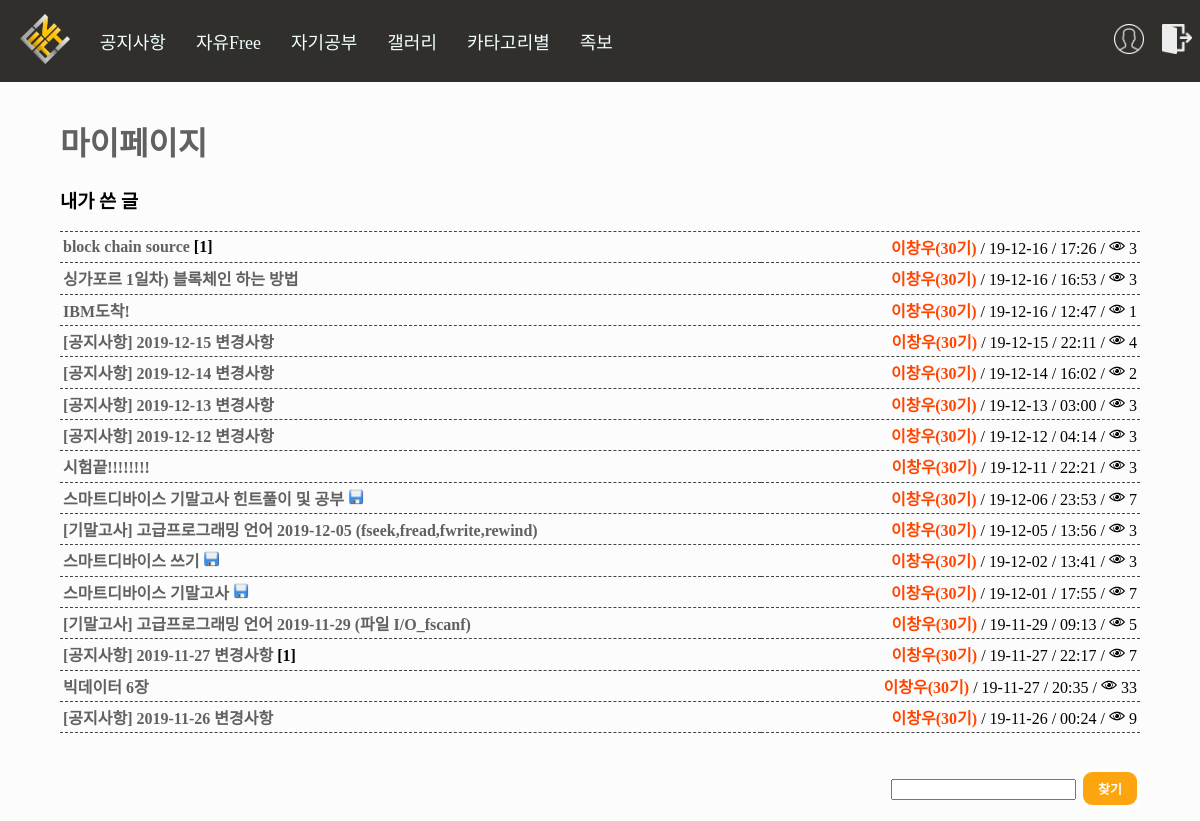
Page /account/myboard/ (signed in) on the earlier database version.
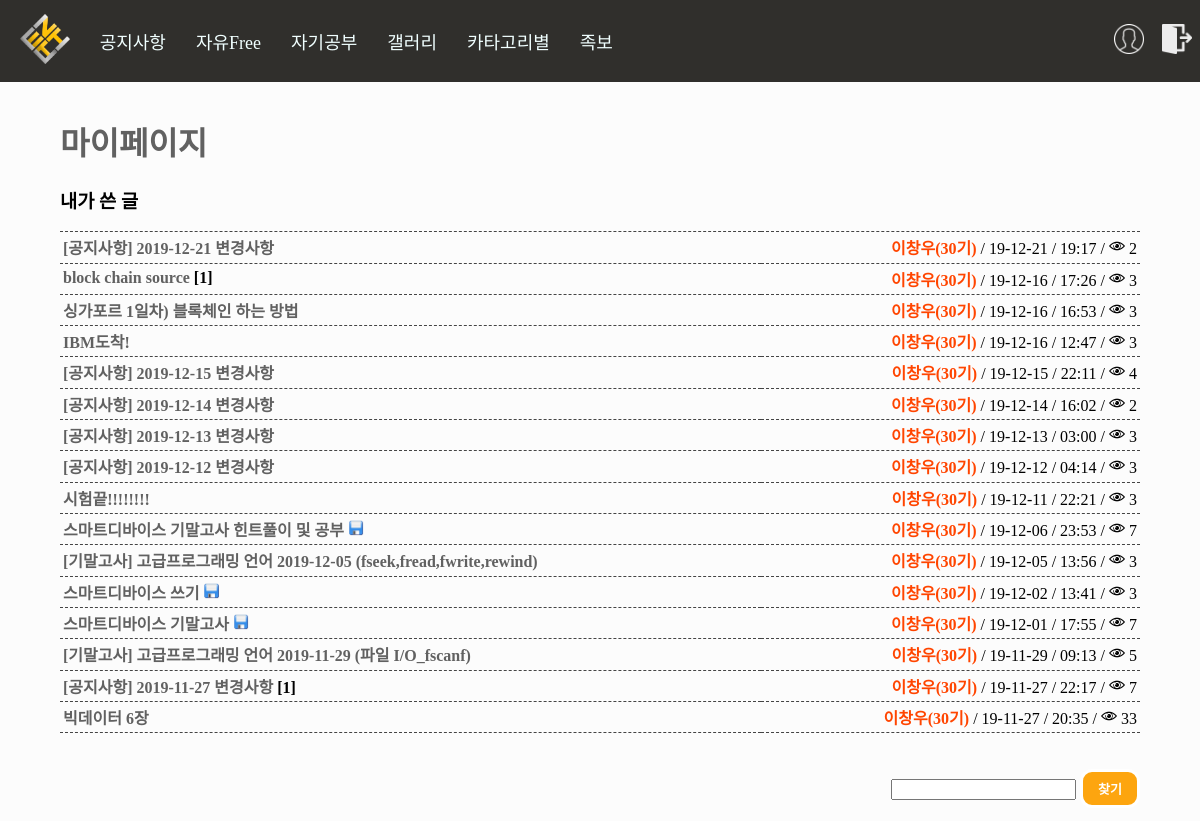
Same page on the later database version.
### board/models.py (models this page shows, shortened)
class Board(models.Model):
    Title = models.CharField(max_length=50) #제목
    Body = models.TextField() #내용
    Created_at = models.DateTimeField(auto_now_add=True) #생성 일자 및 시간
    Updated_at = models.DateTimeField(auto_now=True) #수정 일자 및 시간
    Author = models.CharField(max_length=13) #글쓴이 아이디
    Category = models.CharField(max_length=13) #분류
    HowMuch = models.IntegerField() #조회수
    files=models.FileField(upload_to='files/', default='')
    images=models.FileField(upload_to='Sumnail/', default='')
    def get_generation(self): #이름을 나오게 하는데 예외처리 까지 적용 만약 탈퇴한 사람이면!! Id 가 나온다
        try:
            a = Profile.objects.get(user__username=self.Author)
            if a.UserType == "99":
                return "<span style='font-weight:bolder;color:orangered;'>"+a.Name+"("+a.Generation+"기)</span>"
            elif a.UserType == "98": #관리자 및 운영진
                return "<span style='font-weight:bolder;color:blue;'>"+a.Name+"("+a.Generation+"기)</span>"
            elif a.UserType == "3": #손님
                return "<span style='font-weight:bolder;color:darkviolet;'>"+a.Name+"("+a.Generation+"기)</span>"
            else: #일반 사용자
                return "<span style='font-weight:bolder;color:black;'>"+a.Name+"("+a.Generation+"기)</span>"
        except: #익명을 위해서 id나오게 삭제되니깐 이름은 알 수 없으므로...
            return "<span style='font-weight:bolder;color:grey;'>"+self.Author+"</span>"
    def new(self): #최신
        if self.Created_at > timezone.now() - datetime.timedelta(days=1):
            return "<img height='16px' src='/static/n.png'/>"
        else:  #하루 지나면 안 최신
            return ""
    def change(self): #최신
        if self.Updated_at > timezone.now() - datetime.timedelta(days=1):
            return "<img height='16px' src='/static/c.png'/>"
        else:  #하루 지나면 안 최신
            return ""
    def file_icon(self): #최신
        if len(self.files.name) > 5: #5글자 이상일경우로 했음!! 그러면 당연히 5글자 이상 아닌게 없을 것임!
            return "<img height='16px' src='/static/file.png'/>"
        else:  #하루 지나면 안 최신
            return ""
    def howmanycomment(self):
        a = Comment.objects.filter(Article=self.id).count()
        b = str('[') + str(a) + str(']')
        if a:
            return b
        else:
            return ""
    def howmanyhit(self):
        a = Hittimecount.objects.get(Article=self.id)
        if a:
            return str("<img height='16px' src='/static/eye.png'/> ") + str(a.HowMuch)

class Hittimecount(models.Model):
    Article = models.ForeignKey(Board, on_delete=models.CASCADE)
    HowMuch = models.IntegerField() #조회수

### account/models.py (models this page shows, shortened)
class Profile(models.Model):
    user = models.OneToOneField(User, on_delete=models.CASCADE) #1대1 조인
    Name = models.TextField(max_length=10) #이름
    UserNumber = models.IntegerField() #학번
    Phone = models.CharField(max_length=13) #전화번호
    UserType = models.CharField(max_length=13) #권한
    Generation = models.CharField(max_length=13) #기수

### account/views.py (the view)
# urls.py: path('myboard/', views.myboard, name='myboard'),
@login_required(login_url='/account/login/')
def myboard(request):
    my_b = Board.objects.filter(Author=request.user).order_by('-Created_at')
    if request.method == "POST":
        find_select = request.POST.get('find_select')
        my_b = Board.objects.filter(Author=request.user, Title__contains=find_select).order_by('-Created_at')
        pass
    paginator = Paginator(my_b,16) #페이지네이션 만들기
    page = request.GET.get('page') #페이지네이션 만들기
    posts = paginator.get_page(page) #페이지네이션 만들기
    request.session['location'] = 'myboard' #내 위치 알기 위해서 삭제한후 다시 돌아가기 위해서
    return render(request, "myboard.html", {'posts':posts, 'my_b':my_b})

### account/templates/myboard.html (shortened to what this page needs)
{%extends 'base.html'%}
{%load staticfiles%}
{%block contents%}
<div style="margin:3% 5%; height:55%;">
    <h1><a href="../mypage/">마이페이지</a></h1>
    <h3>내가 쓴 글</h3>
    <table style="width: 100%;border-top: 1px dashed #444444;border-collapse: collapse;">
        {%for a in posts%}
        <tr>
            <td style="border-bottom: 1px dashed #444444;padding:3px;"><a href="/board/detail/{{a.id}}">{{a.Title}}</a> <b>{{a.howmanycomment}}</b>
            {{a.file_icon|safe}}
            {%if a.new == "" %}
            </td>
            {%else%}
            <span style="vertical-align:middle">{{a.new|safe}}</span></td>
            {%endif%}
            <td style="border-bottom: 1px dashed #444444;padding:3px;"><div style="float:right;">
                {{a.get_generation|safe}} / {{a.Created_at|date:"y-m-d"}} / {{a.Created_at|time:"H:i"}} /
                {%if a.howmanyhit %}
                {{a.howmanyhit|safe}}
                {%else%}
                <img style="width:16px;height:16px;" src="{%static 'eye.png'%}"/> 0
                {%endif%}
            </div><br></td>
        </tr>
        {%endfor%}
    </table>
    <br>
            {% load el_pagination_tags %}
    <br>
    <form method="POST" action="{%url 'myboard'%}">
            <div style="float:right">
            <input type="text" name="find_select">
            <input name="get_find" class="button write_button" type="submit" value="찾기"/>
            </div>
        </form>
    <br><br><br>
    </div>
    {%endblock%}

Differences in the rows shown:
no longer on this page (row unchanged): Board: Title "[공지사항] 2019-11-26 변경사항", get_generation "이창우(30기)", Created_at "19-11-26", Created_at "00:24", howmanyhit "9"
added Board: Title "[공지사항] 2019-12-21 변경사항", get_generation "이창우(30기)", Created_at "19-12-21", Created_at "19:17", howmanyhit "2"
changed through a linked row, Board "IBM도착!": howmanyhit "1" → "3"
